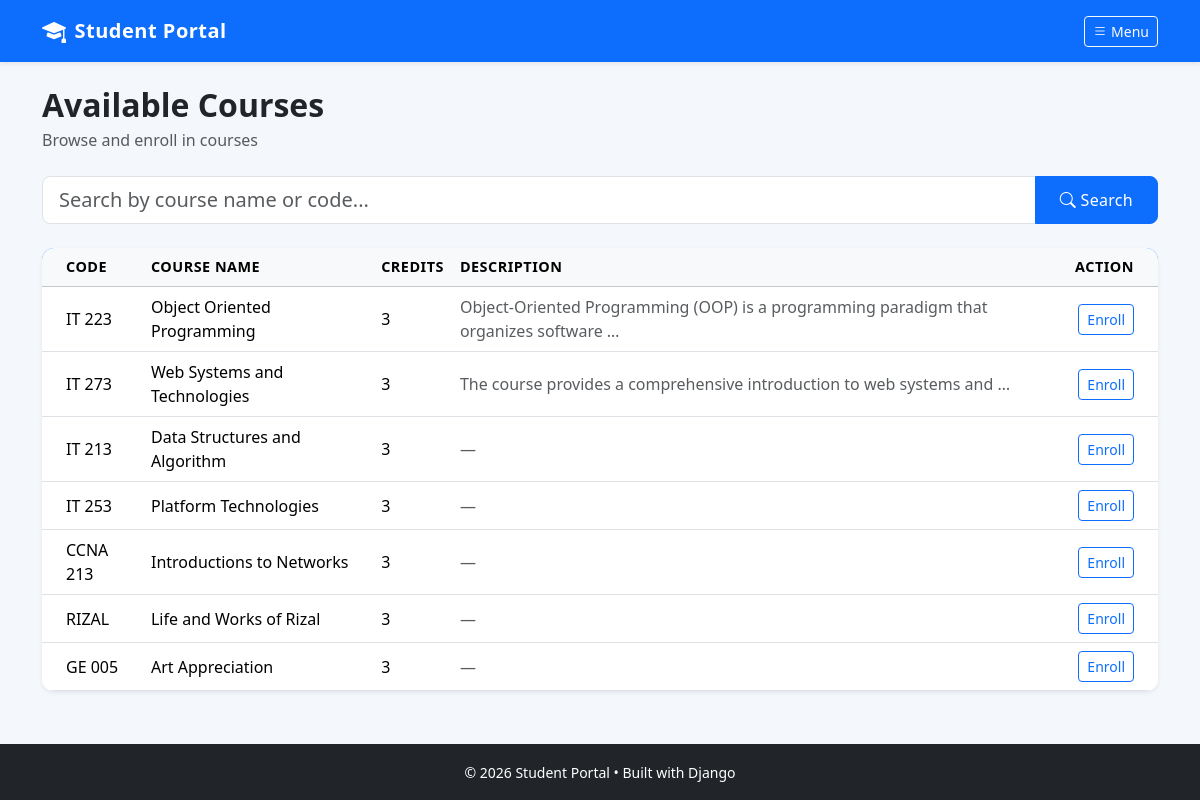
The app's page /courses/ (signed in) with its own data.
### portal/models.py (models this page shows, shortened)
class Course(models.Model):
    name = models.CharField(max_length=200)
    code = models.CharField(max_length=20, unique=True)
    description = models.TextField(blank=True)
    credits = models.IntegerField(default=3)

### portal/views.py (the view)
# urls.py: path('courses/', views.course_list, name='course_list'),
@login_required
def course_list(request):
    query = request.GET.get('q', '')
    courses = Course.objects.all()
    if query:
        courses = courses.filter(
            Q(name__icontains=query) | Q(code__icontains=query)
        )
    enrolled_course_ids = []
    if hasattr(request.user, 'studentprofile'):
        enrolled_course_ids = Enrollment.objects.filter(
            student=request.user.studentprofile
        ).values_list('course_id', flat=True)
    return render(request, 'courses.html', {
        'courses': courses,
        'query': query,
        'enrolled_course_ids': enrolled_course_ids
    })

### templates/courses.html (shortened to what this page needs)
{% extends 'base.html' %}
{% block content %}
<div class="d-flex justify-content-between align-items-center mb-4">
    <div>
        <h2 class="fw-bold mb-1">Available Courses</h2>
        <p class="text-muted mb-0">Browse and enroll in courses</p>
    </div>
</div>
<form method="get" class="mb-4">
    <div class="input-group">
        <input type="text" name="q" class="form-control form-control-lg"
               placeholder="Search by course name or code..."
               value="{{ query }}">
        <button class="btn btn-primary px-4" type="submit">
            <i class="bi bi-search"></i> Search
        </button>
    </div>
</form>
<div class="card border-0 shadow-sm">
    <div class="card-body p-0">
        <div class="table-responsive">
            <table class="table table-hover mb-0 align-middle">
                <thead class="table-light">
                    <tr>
                        <th class="ps-4">Code</th>
                        <th>Course Name</th>
                        <th>Credits</th>
                        <th>Description</th>
                        <th class="text-end pe-4">Action</th>
                    </tr>
                </thead>
                <tbody>
                    {% for course in courses %}
                    <tr>
                        <td class="ps-4 fw-medium">{{ course.code }}</td>
                        <td>{{ course.name }}</td>
                        <td>{{ course.credits }}</td>
                        <td class="text-muted">{{ course.description|truncatewords:10|default:"—" }}</td>
                        <td class="text-end pe-4">
                            {% if course.id in enrolled_course_ids %}
                                <span class="badge bg-success rounded-pill">Enrolled</span>
                            {% else %}
                                <a href="{% url 'enroll_course' course.id %}"
                                   class="btn btn-sm btn-outline-primary">
                                    Enroll
                                </a>
                            {% endif %}
                        </td>
                    </tr>
                    {% endfor %}
                </tbody>
            </table>
        </div>
    </div>
</div>
{% endblock %}

### static/css/style.css (style rules this page uses)
body { background-color: #f4f7fc; font-family: 'Segoe UI', system-ui, -apple-system, sans-serif; }
.card { border: none; border-radius: 12px; box-shadow: 0 4px 15px rgba(0, 0, 0, 0.06); transition: transform 0.2s ease, box-shadow 0.2s ease; }
.btn-primary { border-radius: 8px; padding: 10px 24px; font-weight: 500; letter-spacing: 0.3px; }
.table { background: white; border-radius: 12px; overflow: hidden; }
.table thead { background-color: #0d6efd; color: white; }
.table th { font-weight: 600; font-size: 0.9rem; text-transform: uppercase; letter-spacing: 0.5px; }

### records on screen
Course: code "IT 223", name "Object Oriented Programming", credits "3", description "Object-Oriented Programming (OOP) is a programming paradigm that organizes software …", shows "Enroll"
Course: code "IT 273", name "Web Systems and Technologies", credits "3", description "The course provides a comprehensive introduction to web systems and …", shows "Enroll"
Course: code "IT 213", name "Data Structures and Algorithm", credits "3", description "—", shows "Enroll"
Course: code "IT 253", name "Platform Technologies", credits "3", description "—", shows "Enroll"
Course: code "CCNA 213", name "Introductions to Networks", credits "3", description "—", shows "Enroll"
Course: code "RIZAL", name "Life and Works of Rizal", credits "3", description "—", shows "Enroll"
Course: code "GE 005", name "Art Appreciation", credits "3", description "—", shows "Enroll"
